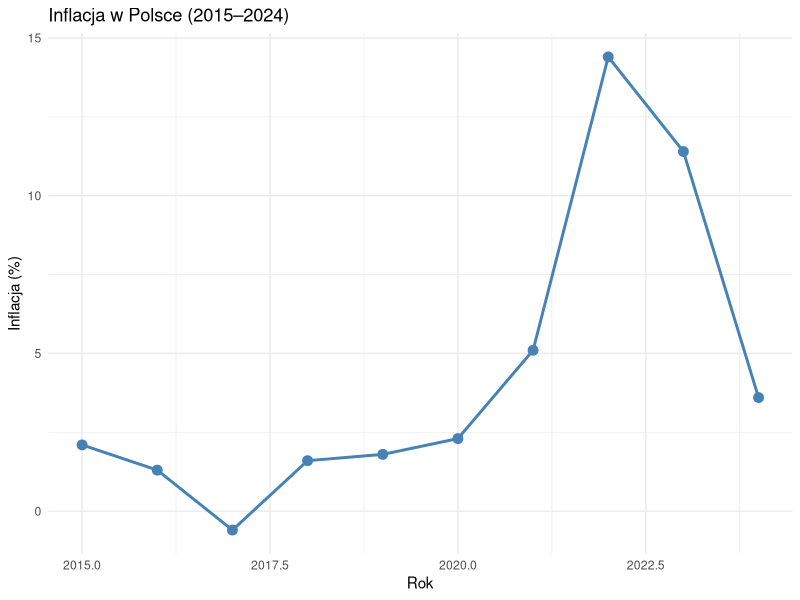
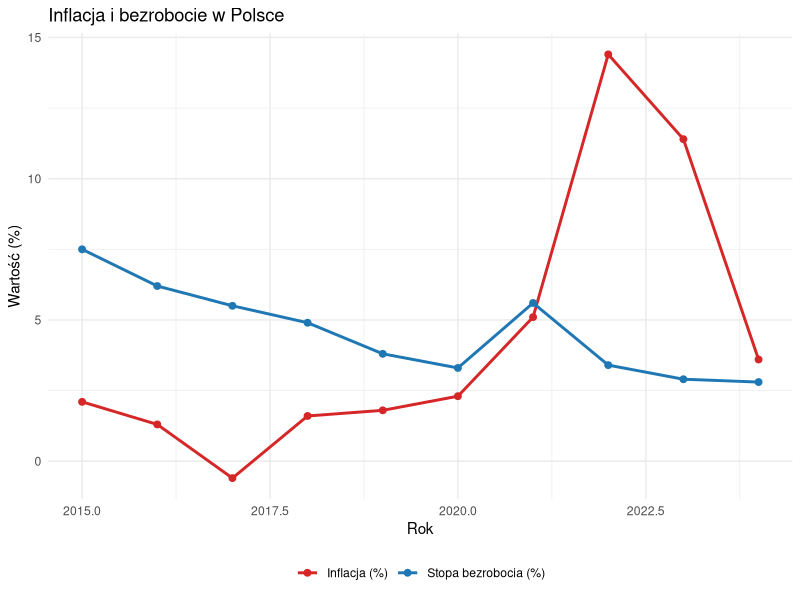
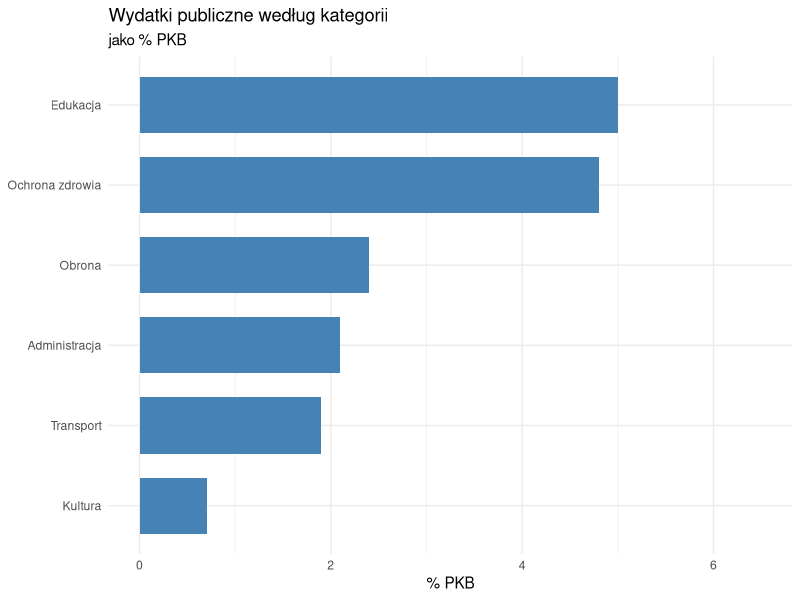
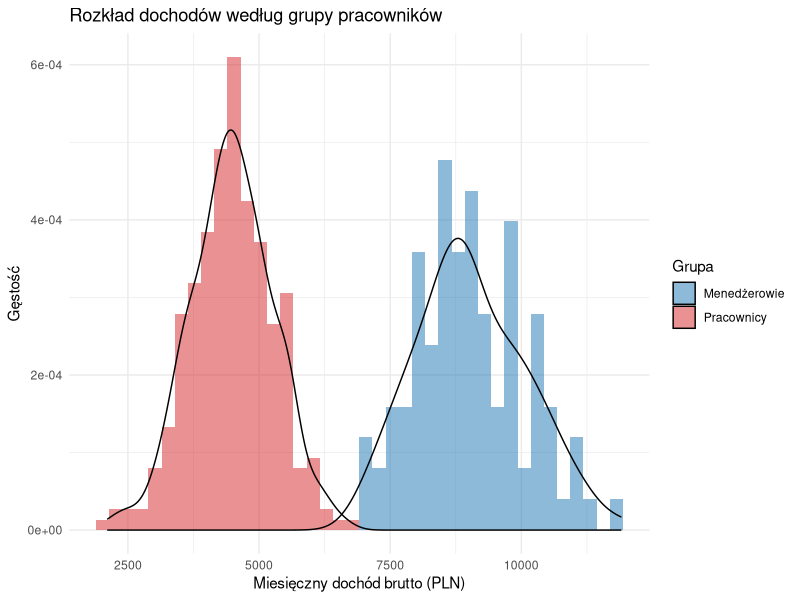
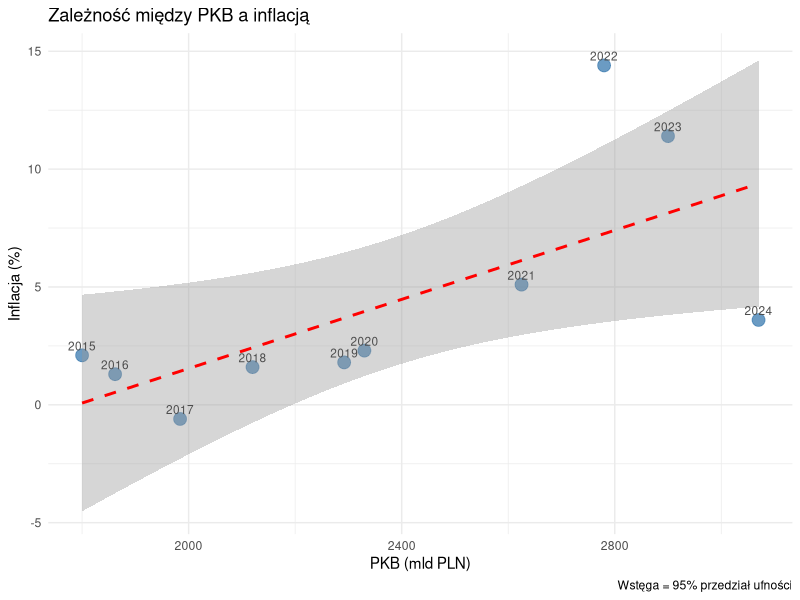

Generate these figures, in order, with R:
## ---- chunk 1
library(ggplot2)
library(dplyr)

dane_ekon <- data.frame(
  rok          = 2015:2024,
  PKB          = c(1800, 1862, 1984, 2120, 2292, 2330, 2625, 2780, 2900, 3070),
  inflacja     = c(2.1, 1.3, -0.6, 1.6, 1.8, 2.3, 5.1, 14.4, 11.4, 3.6),
  stopa_bezrob = c(7.5, 6.2, 5.5, 4.9, 3.8, 3.3, 5.6, 3.4, 2.9, 2.8)
)

# Prosty wykres liniowy
ggplot(dane_ekon, aes(x = rok, y = inflacja)) +
  geom_line(color = "steelblue", linewidth = 1) +
  geom_point(color = "steelblue", size = 3) +
  labs(
    title = "Inflacja w Polsce (2015–2024)",
    x = "Rok",
    y = "Inflacja (%)"
  ) +
  theme_minimal()
## ---- chunk 2
# Dwie linie — reshape danych do formatu długiego
library(tidyr)

dane_dlugi <- dane_ekon |>
  select(rok, inflacja, stopa_bezrob) |>
  pivot_longer(cols = -rok, names_to = "wskaznik", values_to = "wartosc")

ggplot(dane_dlugi, aes(x = rok, y = wartosc, color = wskaznik)) +
  geom_line(linewidth = 1) +
  geom_point(size = 2) +
  scale_color_manual(
    values = c("inflacja" = "#d62728", "stopa_bezrob" = "#1f77b4"),
    labels = c("Inflacja (%)", "Stopa bezrobocia (%)")
  ) +
  labs(title = "Inflacja i bezrobocie w Polsce",
       x = "Rok", y = "Wartość (%)", color = NULL) +
  theme_minimal() +
  theme(legend.position = "bottom")
## ---- chunk 3
wydatki <- data.frame(
  kategoria   = c("Ochrona zdrowia", "Edukacja", "Obrona",
                  "Transport", "Kultura", "Administracja"),
  procent_PKB = c(4.8, 5.0, 2.4, 1.9, 0.7, 2.1)
)

ggplot(wydatki, aes(x = reorder(kategoria, procent_PKB), y = procent_PKB)) +
  geom_col(fill = "steelblue", width = 0.7) +
  coord_flip() +
  labs(title = "Wydatki publiczne według kategorii",
       subtitle = "jako % PKB", x = NULL, y = "% PKB") +
  theme_minimal() +
  ylim(0, 6.5)
## ---- chunk 4
set.seed(42)
dochody <- data.frame(
  dochod = c(rnorm(300, mean = 4500, sd = 800),
             rnorm(100, mean = 9000, sd = 1200)),
  grupa  = c(rep("Pracownicy", 300), rep("Menedżerowie", 100))
)

ggplot(dochody, aes(x = dochod, fill = grupa)) +
  geom_histogram(aes(y = after_stat(density)),
                 bins = 40, alpha = 0.5, position = "identity") +
  geom_density(alpha = 0) +
  scale_fill_manual(values = c("#1f77b4", "#d62728")) +
  labs(title = "Rozkład dochodów według grupy pracowników",
       x = "Miesięczny dochód brutto (PLN)", y = "Gęstość", fill = "Grupa") +
  theme_minimal()
## ---- chunk 5
ggplot(dane_ekon, aes(x = PKB, y = inflacja, label = rok)) +
  geom_point(size = 4, color = "steelblue", alpha = 0.8) +
  geom_smooth(method = "lm", se = TRUE,
              color = "red", linetype = "dashed") +
  geom_text(nudge_y = 0.4, size = 3, color = "gray30") +
  labs(title   = "Zależność między PKB a inflacją",
       x       = "PKB (mld PLN)",
       y       = "Inflacja (%)",
       caption = "Wstęga = 95% przedział ufności") +
  theme_minimal()
